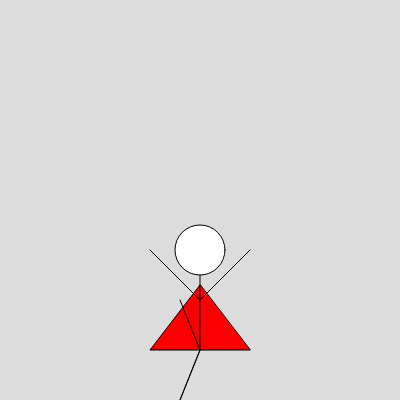
Frame 1 (no input)
Frame 60 (no input): identical to frame 1, image omitted
Frame 120 (the mouse pressed at the canvas centre since frame 60): identical to frame 1, image omitted

The p5.js sketch that drew this single still picture (run headless with seeded random() and noise() and a simulated clock; from frame 60 on, the mouse is pressed at the canvas centre):

// p5.js sketch
// ── sketch.js
function setup() {
  createCanvas(400, 400); // Set up the canvas with dimensions 400x400 pixels
}

function draw() {
  background(220); // Set the background color to a light grey (220)
  
  ellipse(200, 250, 50, 50); // Draw an ellipse at coordinates (200, 250) with width and height 50 pixels
  fill(250, 0, 0); // Set the fill color to red (RGB: 250, 0, 0)
  
  triangle(200, 285, 150, 350, 250, 350); // Draw a triangle with vertices at (200, 285), (150, 350), and (250, 350)
  fill(255); // Set the fill color to white
  
  line(200, 275, 200, 350); // Draw a line from (200, 275) to (200, 350)
  line(200, 350, 180, 400); // Draw a line from (200, 350) to (180, 400)
  line(200, 350, 180, 400); // Draw another line from (200, 350) to (180, 400) (redundant)
  line(150, 250, 200, 300); // Draw a line from (150, 250) to (200, 300)
  line(250, 250, 200, 300); // Draw a line from (250, 250) to (200, 300)
  line(200, 350, 180, 300); // Draw a line from (200, 350) to (180, 300)
}
